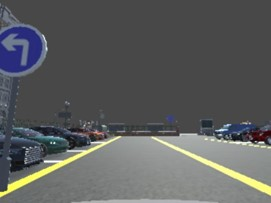
#> input picture img/img1.jpg, 271 x 203 px, given in place of the camera
$ python cameraTest.py   (older library calls are emulated)
#> lines starting #> are read from the running program, lines starting #| are printed output that depends on the picture; after the words box and inside, x2 and y2 are one past the last pixel; in counts of white or black regions, pixels touching at a corner belong together
#> further down, frame2 is the input picture: shape (203, 271, 3); mean B, G, R 93.8, 93.6, 92
### nor_img.py
# -*- coding: UTF-8 -*-
import cv2
import numpy as np


"""
DIM=(640, 480)
K=np.array([[499.05021523540756, 0.0, 333.3412892374512], [0.0, 483.81654015414097, 242.69653225978055], [0.0, 0.0, 1.0]])
D=np.array([[-0.869900379788289], [1.3590213730501584], [-1.820747530181677], [1.1118149732028872]])
"""
DIM=(640, 480)
K=np.array([[-5198.347002578433, -0.0, 322.2498961240888], [0.0, -5256.783989831324, 245.62154951821046], [0.0, 0.0, 1.0]])
D=np.array([[-128.930840598615], [22976.1473011057], [-2773014.037028126], [143281119.86853617]])


# [15 lines left out: function undistort_up, not called in this run]


def undistort(img):

    img = cv2.resize(img, DIM)
    map1, map2 = cv2.fisheye.initUndistortRectifyMap(K, D, np.eye(3), K, DIM,cv2.CV_16SC2)
    undistorted_img = cv2.remap(img, map1, map2, interpolation=cv2.INTER_LINEAR,borderMode=cv2.BORDER_CONSTANT)
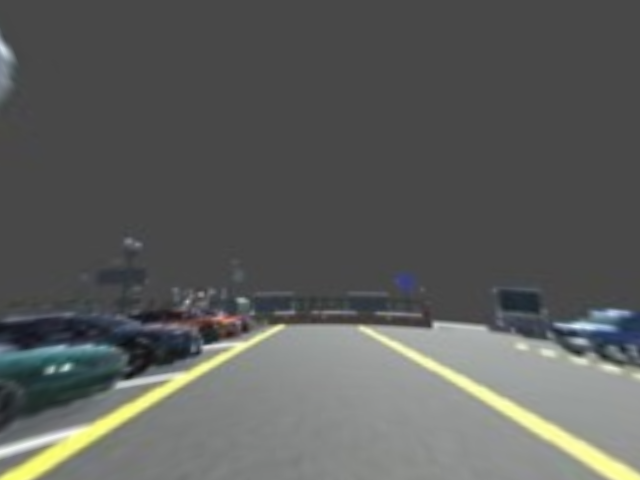
#> undistorted_img: shape (480, 640, 3); mean of channels 0, 1, 2 92, 94.1, 92.6; drawn as B, G, R

    return undistorted_img

def warp(img):
    x = 300
    y = 180
    img_info = img.shape
#> img_info = (480, 640, 3)
    height = img_info[0]
#> height = 480
    width = img_info[1]
#> width = 640
    #获取原图像的左上角，左下角，右上角三个点的坐标  （三点确定图像所在二维平面）
    pts1 = np.float32([[250, 280],[400,280],[0, height],[width,height]])

    pts2 = np.float32([[0, 0],[width,0],[0, height],[width,height]])
#> pts2 = [[0, 0], [640, 0], [0, 480], [640, 480]]
    # 生成透视变换矩阵；进行透视变换
    M = cv2.getPerspectiveTransform(pts1, pts2)
    dst = cv2.warpPerspective(img, M, (width,height))
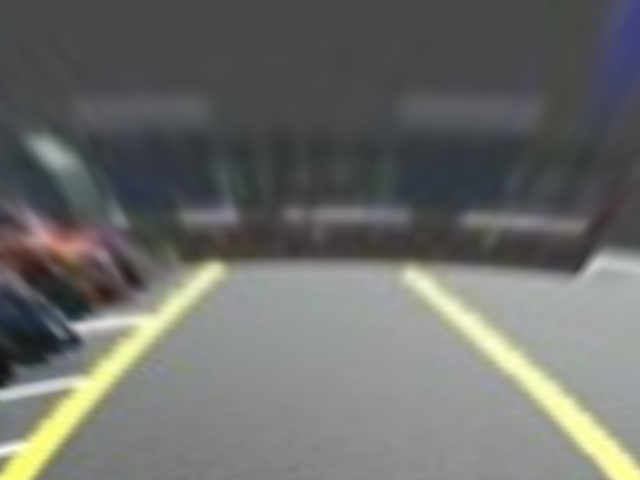
#> dst: shape (480, 640, 3); mean of channels 0, 1, 2 105.6, 108.7, 107.6; drawn as B, G, R

    #cv2.imshow('dst',dst)

    return dst


def process(img):

    black = cv2.cvtColor(img, cv2.COLOR_BGR2GRAY)
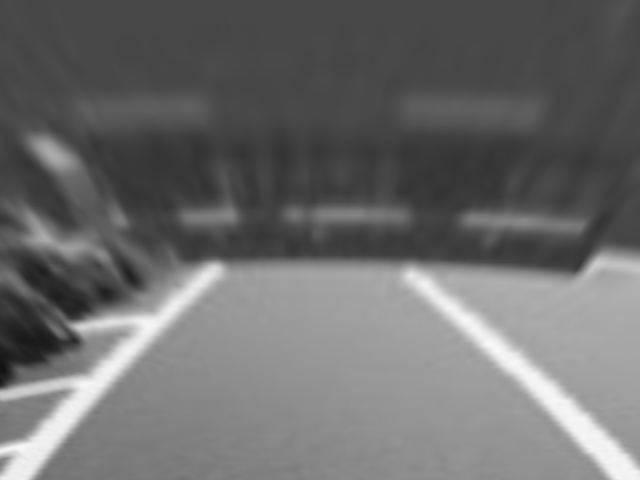
#> black: shape (480, 640); min 17, max 249, mean 108
    blur = cv2.GaussianBlur(black,(5,5),0)

    ret,th = cv2.threshold(blur,0,255,cv2.THRESH_BINARY+cv2.THRESH_OTSU)
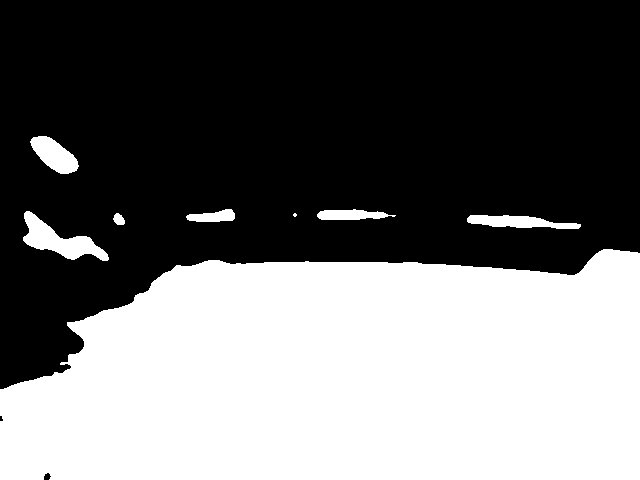
#> th: shape (480, 640); 42.8% white; 8 white regions (1 under 20 px), largest, box (x1, y1, x2, y2) and area: (0, 249, 640, 480) 126360, (23, 211, 109, 261) 1736, (30, 136, 79, 174) 1082
#> ret = 114
    canny = cv2.Canny(th, 50, 150)
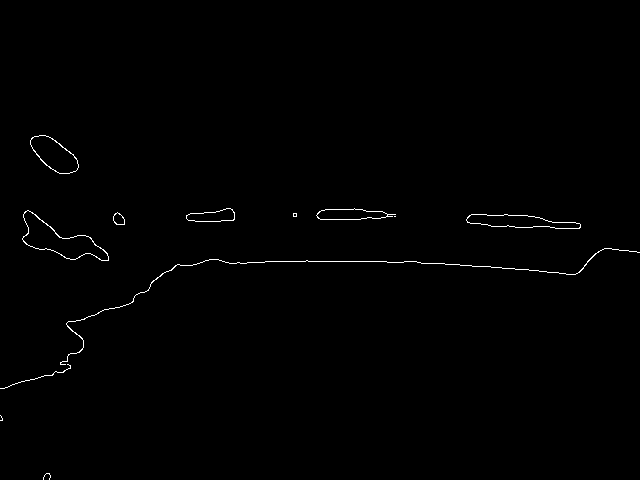
#> canny: shape (480, 640); 0.57% white in thin lines or dots, all inside (x1, y1, x2, y2) = (0, 135, 640, 480)

    return canny
# [7 lines of commented-out code are left out]
# [15 lines that do not run on import are left out]


### driver.py
import serial
class driver:
    def __init__(self,portx = "/dev/ttyAMA0",bps = 57600):
        self.portx = portx
        self.bps = bps
        timex = 0.01
        self.ser = serial.Serial(portx,bps,timeout = timex,parity='N',stopbits = 1,bytesize=8)

    def set_speed(self,x,y):
        self.ser.write(("speed:%d,%d\r\n"%(x,y)).encode())
        return self.ser.read(20).decode()
    def read_battery(self):
        self.ser.write(("battery?\r\n").encode())
        return self.ser.read(20).decode()
    def get_sensor(self):
        self.ser.write(("ob_sensor?\r\n").encode())
        return self.ser.read(20).decode()

### cameraTest.py
# -*- coding: UTF-8 -*-
import cv2
import os
import numpy as np
from nor_img import undistort, warp, process
from driver import driver

#cap1 = cv2.VideoCapture(0) #后摄像头
cap2 = cv2.VideoCapture(1) #前摄像头

car = driver()
e_i = 0
e_p = 0
e_d = 0

tt = 0

while True:
    #_, frame1 = cap1.read()
    _, frame2 = cap2.read()
    img2 = undistort(frame2)
    #cv2.imshow("frame",frame2)
    cv2.imshow("img2",img2)
    warp2 = warp(img2)
    bina2 = process(warp2)
    #cv2.imshow("binary",bina2)

    max_v = np.zeros(6)
    max_l = np.zeros(6)


    for j in range(6):
        for i in range(0,520,40):
            tmp = bina2[j*80:j*80+80,i:i+120].mean()
            if tmp > max_v[j]:
                max_v[j] = tmp
                max_l[j] = i+40
#> after the loop, max_l = [0, 40, 520, 120, 40, 40]; max_v = [0, 2.36, 5.45, 5.45, 4.6, 0.637]

    #_, ws = np.where(bina2>200)
    error = 0
    cnt = 0
    for i in range(6):
        if max_v[i] > 0:
            cnt = cnt + 1
            error = error + (max_l[i]-320) / 320.0
#> this loop made 6 passes
#> error on passes 2 to 6: -0.875, -0.25, -0.875, -1.75, -2.62
#> after the loop, cnt = 5; error = -2.62
            #im = cv2.rectangle(warp2,(int(max_l[i]-40),int(i*80)),(int(max_l[i]+80),int((i+1)*80)),(0,0,255),2)


    #cv2.imshow("im",im)
    if cnt > 0:
        error = error / cnt
#> error = -0.525
    else:
        error = 0

    e_i = e_i + error
#> e_i = -0.525
    e_d = error - e_p
#> e_d = -0.525
    e_p = error
#> e_p = -0.525

    kp = 1.0
    ki = 0.0
    kd = 0.0

    v = 40
    w = int(20 * (kp * error + ki * e_i + kd * e_d))
#> w = -10


    l_s = v - w
#> l_s = 50
    r_s = v + w
#> r_s = 30
    if l_s < 0:
        l_s = 5
    if r_s < 0:
        r_s = 5
    # [7 lines of commented-out code are left out]
    key = cv2.waitKey(1)
#> (key q is pressed here)

    if key == ord('q'):
        tt = tt + 1
        filepath = "./imgs/img_" + str(tt) + '.jpg'
        cv2.imwrite(filepath, img2)
        print('saved in:',filepath)
    if key == ord('s'):
        break

$ run again, on img/img10.jpg
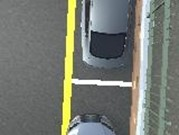
#> input picture img/img10.jpg, 179 x 135 px, given in place of the camera
#> frame2 is the input picture: shape (135, 179, 3); mean B, G, R 114.5, 122, 118.3
#> in process, `ret,th = cv2.threshold(blur,0,255,cv2.THRESH_BINARY+cv2.THRESH_OTSU)`:
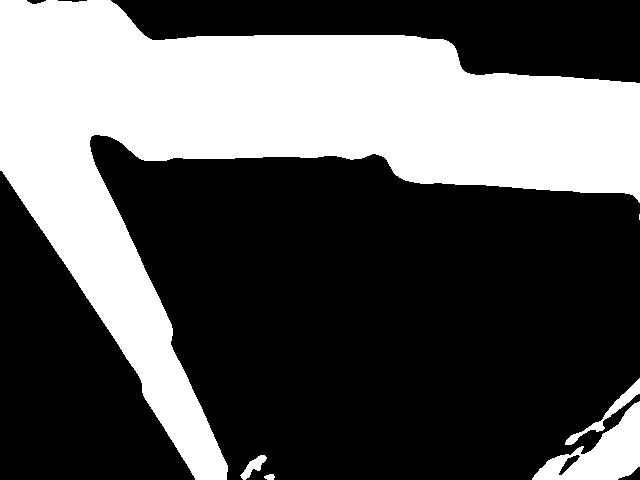
#> th: shape (480, 640); 35.2% white; 6 white regions (1 under 20 px), largest, box (x1, y1, x2, y2) and area: (0, 0, 640, 480) 103289, (532, 401, 640, 480) 3775, (565, 378, 640, 445) 694, (240, 455, 267, 480) 270, (264, 474, 275, 480) 51
#> ret = 164
#> in process, `canny = cv2.Canny(th, 50, 150)`:
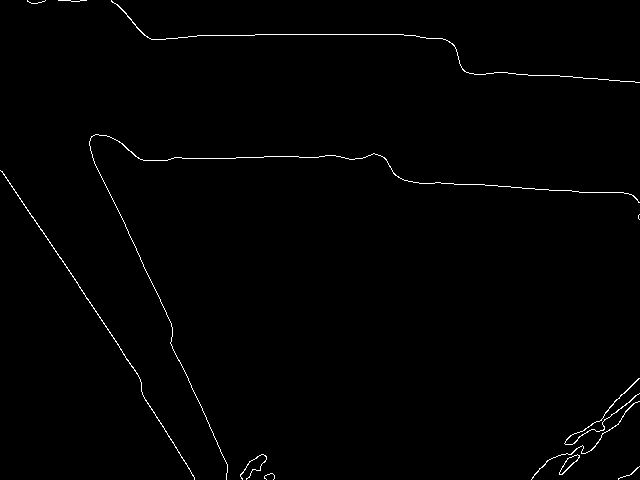
#> canny: shape (480, 640); 0.83% white in thin lines or dots
#> after the loop `for j in range(6):`: max_l = [160, 120, 40, 80, 120, 520]; max_v = [3.88, 3.21, 3.96, 4.38, 4.75, 7.01]
#> the loop `for i in range(6):` made 6 passes
#> error on passes 1 to 6: -0.5, -1.12, -2, -2.75, -3.38, -2.75
#> after the loop `for i in range(6):`: cnt = 6; error = -2.75
#> `error = error / cnt`: error = -0.458
#> w = -9
#> l_s = 49
#> r_s = 31

$ run again, on img/img11.jpg
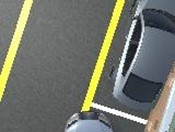
#> input picture img/img11.jpg, 175 x 132 px, given in place of the camera
#> frame2 is the input picture: shape (132, 175, 3); mean B, G, R 107.9, 117.2, 114.2
#> in process, `ret,th = cv2.threshold(blur,0,255,cv2.THRESH_BINARY+cv2.THRESH_OTSU)`:
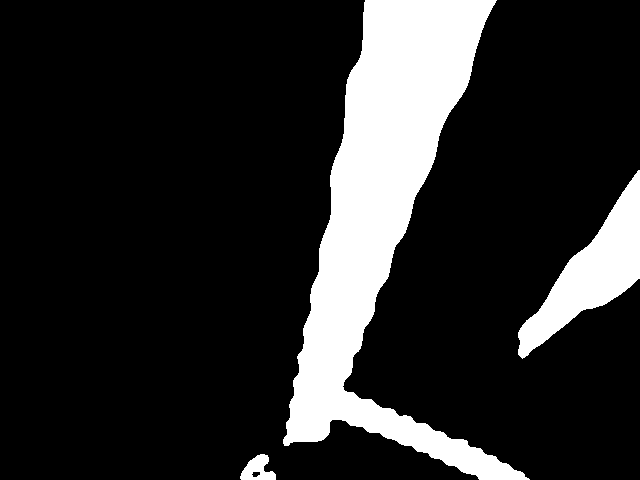
#> th: shape (480, 640); 16.5% white; 3 white regions, box (x1, y1, x2, y2) and area: (283, 0, 530, 480) 42101, (518, 170, 640, 359) 8032, (240, 454, 276, 480) 563
#> ret = 154
#> in process, `canny = cv2.Canny(th, 50, 150)`:
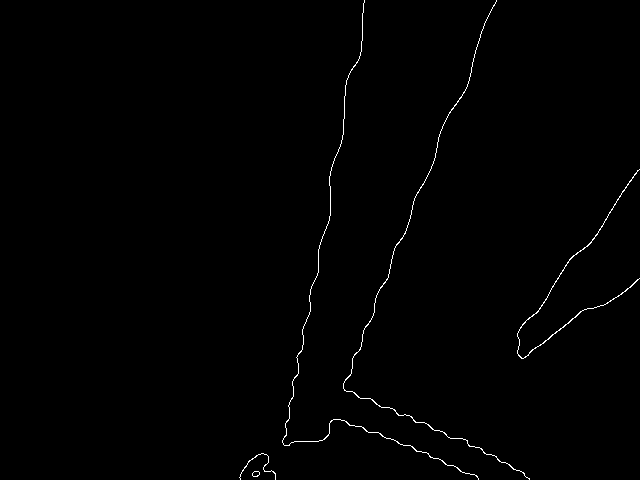
#> canny: shape (480, 640); 0.62% white in thin lines or dots, all inside (x1, y1, x2, y2) = (239, 0, 640, 480)
#> after the loop `for j in range(6):`: max_l = [400, 360, 360, 320, 320, 400]; max_v = [2.6, 2.82, 4.41, 4.44, 5.42, 7.52]
#> the loop `for i in range(6):` made 6 passes
#> error on passes 1 to 6: 0.25, 0.375, 0.5, 0.5, 0.5, 0.75
#> after the loop `for i in range(6):`: cnt = 6; error = 0.75
#> `error = error / cnt`: error = 0.125
#> w = 2
#> l_s = 38
#> r_s = 42

$ run again, on img/img12.jpg
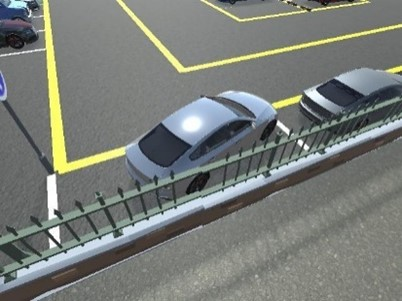
#> input picture img/img12.jpg, 402 x 301 px, given in place of the camera
#> frame2 is the input picture: shape (301, 402, 3); mean B, G, R 120.1, 124.7, 120.8
#> in process, `ret,th = cv2.threshold(blur,0,255,cv2.THRESH_BINARY+cv2.THRESH_OTSU)`:
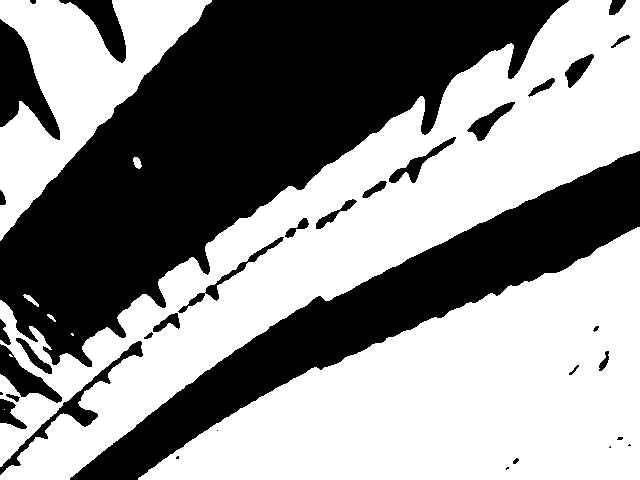
#> th: shape (480, 640); 55.9% white; 35 black regions (7 under 20 px), largest, box (x1, y1, x2, y2) and area: (0, 0, 569, 367) 85521, (70, 151, 640, 480) 37002, (0, 19, 60, 140) 3401
#> ret = 110
#> in process, `canny = cv2.Canny(th, 50, 150)`:
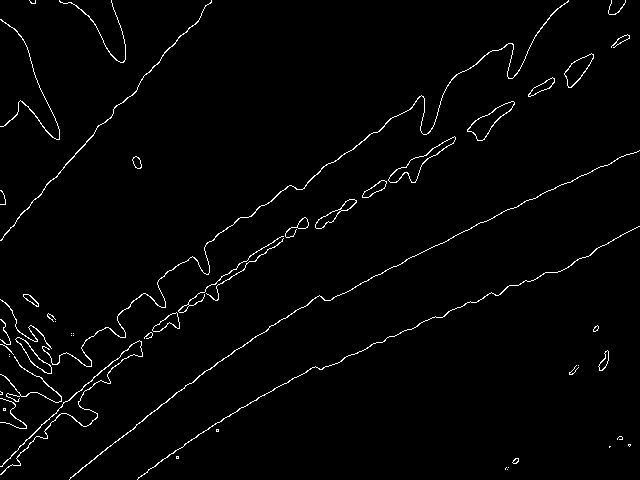
#> canny: shape (480, 640); 1.9% white in thin lines or dots
#> after the loop `for j in range(6):`: max_l = [520, 440, 320, 200, 40, 40]; max_v = [7.36, 9.85, 9.96, 11.74, 21.14, 13.1]
#> the loop `for i in range(6):` made 6 passes
#> error on passes 1 to 6: 0.625, 1, 1, 0.625, -0.25, -1.12
#> after the loop `for i in range(6):`: cnt = 6; error = -1.12
#> `error = error / cnt`: error = -0.188
#> w = -3
#> l_s = 43
#> r_s = 37
